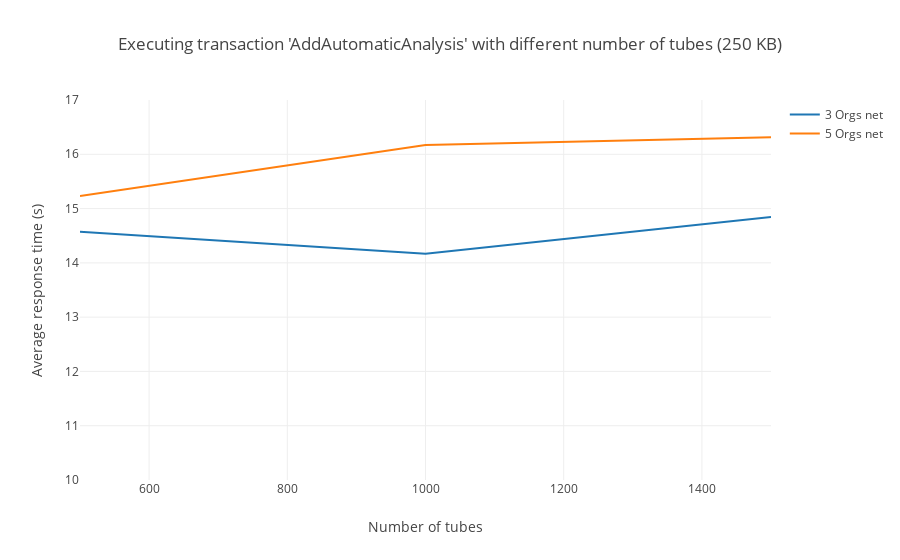

The notebook cell saved with this chart:
### Markdown cell above
### Average times when executing tx 'AddAutomaticAnalysis'

### Code cell
# 3 Orgs net data
threeOrgs = [14.5715, 14.1668, 14.8436]
# 5 Orgs net data
fiveOrgs = [15.2297, 16.1720, 16.3144]

avgAutoAnalysis("250 KB", threeOrgs, fiveOrgs)

### Figure 1 — Plotly figure (JSON) as saved in the notebook; plotly's stock layout.template omitted (floating-point values rounded to 4 significant figures)
{"data": [{"mode": "lines", "name": "3 Orgs net", "type": "scatter", "uid": "8004f8e9-aad7-422e-a741-7dd7b7900a17", "x": [500, 1000, 1500], "y": [14.57, 14.17, 14.84]}, {"mode": "lines", "name": "5 Orgs net", "type": "scatter", "uid": "cc14e3b2-8f72-4900-9ca3-673ea80360b9", "x": [500, 1000, 1500], "y": [15.23, 16.17, 16.31]}], "layout": {"barmode": "group", "title": {"text": "Executing transaction 'AddAutomaticAnalysis' with different number of tubes (250 KB)"}, "xaxis": {"range": [500, 1500], "title": {"text": "Number of tubes"}}, "yaxis": {"range": [10, 17], "title": {"text": "Average response time (s)"}}}}
